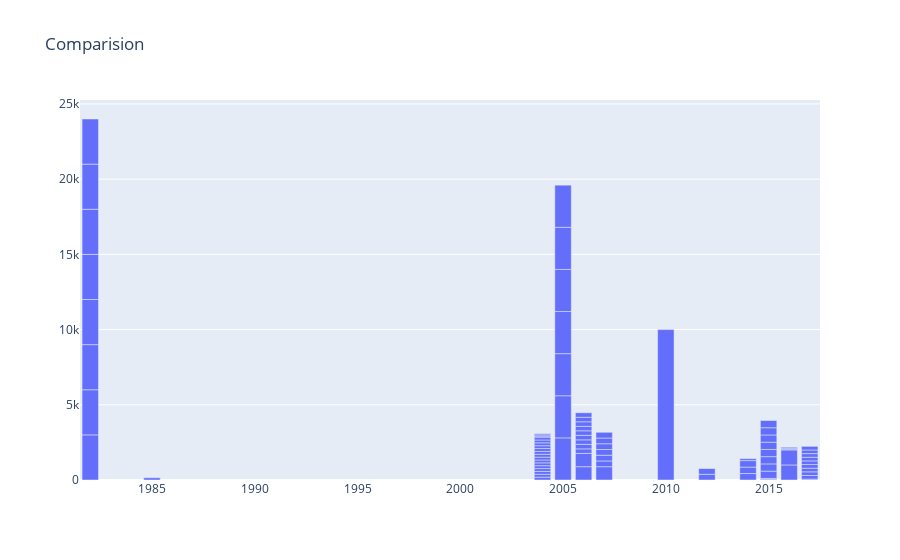

The notebook cell saved with this chart:
### Code cell
# Create a line (trace) for the number of games released
# trace0 = go.Bar(
#     x=data['Organization'],
#     y=data['AUM']
# )
trace1 = go.Bar(
    x=data['Year Established'],
    y=data['AUM'],
)

# Define the data array
data1 = [trace1]

# Set the title
layout = {'title': 'Comparision'}

# Create a Figure and plot it
fig = go.Figure(data=data1, layout=layout)
iplot(fig, show_link=True)

### Figure 1 — Plotly figure (JSON) as saved in the notebook; plotly's stock layout.template omitted (floating-point values rounded to 4 significant figures)
{"data": [{"type": "bar", "x": [2006, 2006, 2007, 2006, 2006, 2006, 2006, 2006, 2006, 2006, 2006, 2006, 1985, 2005, 2005, 2005, 2005, 2005, 2005, 2005, 2016, 2016, 2017, 2007, 2007, 2007, 2007, 2007, 2007, 1982, 1982, 1982, 1982, 1982, 1982, 1982, 1982, 2010, 2014, 2014, 2014, 2012, 2012, 2016, 2016, 2016, 2017, 2017, 2017, 2017, 2017, 2017, 2017, 2017, 2017, 2004, 2004, 2004, 2004, 2004, 2004, 2004, 2004, 2004, 2004, 2004, 2004, 2004, 2004, 2004, 2014, 2015, 2015, 2004, 2004, 2004, 2015, 2015, 2015, 2015, 2015, 2015, 2015, 2015], "y": [885, 885, 885, 300, 300, 300, 300, 300, 300, 300, 300, 300, 150, 2800, 2800, 2800, 2800, 2800, 2800, 2800, 1000, 1000, 60, 381, 381, 381, 381, 381, 381, 3000, 3000, 3000, 3000, 3000, 3000, 3000, 3000, 10000, 429.5, 429.5, 429.5, 380, 380, 60.2, 60.2, 60.2, 242, 242, 242, 242, 242, 242, 242, 242, 242, 190, 190, 190, 190, 190, 190, 190, 190, 190, 190, 190, 190, 190, 190, 190, 130, 54, 54, 75, 75, 75, 481, 481, 481, 481, 481, 481, 481, 481]}], "layout": {"title": {"text": "Comparision"}}}
